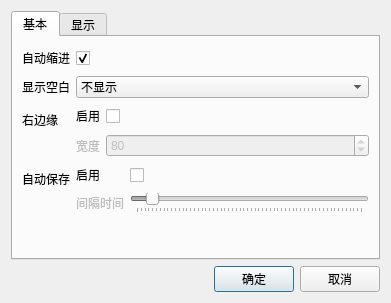
<?xml version="1.0" encoding="UTF-8"?>
<ui version="4.0">
 <class>EditorConfig</class>
 <widget class="QDialog" name="EditorConfig">
  <property name="geometry">
   <rect>
    <x>0</x>
    <y>0</y>
    <width>391</width>
    <height>303</height>
   </rect>
  </property>
  <property name="windowTitle">
   <string>编辑器选项</string>
  </property>
  <layout class="QVBoxLayout" name="verticalLayout">
   <item>
    <widget class="QTabWidget" name="tabWidget">
     <property name="currentIndex">
      <number>0</number>
     </property>
     <widget class="QWidget" name="tab">
      <attribute name="title">
       <string>基本</string>
      </attribute>
      <layout class="QFormLayout" name="formLayout">
       <item row="0" column="0">
        <widget class="QLabel" name="label">
         <property name="text">
          <string>自动缩进</string>
         </property>
        </widget>
       </item>
       <item row="0" column="1">
        <widget class="QCheckBox" name="autoIndent">
         <property name="text">
          <string>　</string>
         </property>
         <property name="checked">
          <bool>true</bool>
         </property>
        </widget>
       </item>
       <item row="1" column="0">
        <widget class="QLabel" name="label_2">
         <property name="text">
          <string>显示空白</string>
         </property>
        </widget>
       </item>
       <item row="1" column="1">
        <widget class="QComboBox" name="showWhiteSpace">
         <item>
          <property name="text">
           <string>不显示</string>
          </property>
         </item>
         <item>
          <property name="text">
           <string>所有</string>
          </property>
         </item>
         <item>
          <property name="text">
           <string>排除对齐</string>
          </property>
         </item>
        </widget>
       </item>
       <item row="2" column="0">
        <widget class="QLabel" name="label_3">
         <property name="text">
          <string>右边缘</string>
         </property>
        </widget>
       </item>
       <item row="2" column="1">
        <layout class="QFormLayout" name="formLayout_2">
         <item row="0" column="0">
          <widget class="QLabel" name="label_4">
           <property name="text">
            <string>启用</string>
           </property>
          </widget>
         </item>
         <item row="0" column="1">
          <widget class="QCheckBox" name="enableRightMargin">
           <property name="text">
            <string>　</string>
           </property>
          </widget>
         </item>
         <item row="1" column="0">
          <widget class="QLabel" name="labelMarginWidth">
           <property name="enabled">
            <bool>false</bool>
           </property>
           <property name="text">
            <string>宽度</string>
           </property>
          </widget>
         </item>
         <item row="1" column="1">
          <widget class="QSpinBox" name="marginWidth">
           <property name="enabled">
            <bool>false</bool>
           </property>
           <property name="minimum">
            <number>1</number>
           </property>
           <property name="maximum">
            <number>9999</number>
           </property>
           <property name="value">
            <number>80</number>
           </property>
          </widget>
         </item>
        </layout>
       </item>
       <item row="3" column="0">
        <widget class="QLabel" name="label_15">
         <property name="text">
          <string>自动保存</string>
         </property>
        </widget>
       </item>
       <item row="3" column="1">
        <layout class="QFormLayout" name="formLayout_5">
         <item row="0" column="0">
          <widget class="QLabel" name="label_16">
           <property name="text">
            <string>启用</string>
           </property>
          </widget>
         </item>
         <item row="0" column="1">
          <widget class="QCheckBox" name="enableAutoSave">
           <property name="text">
            <string>　</string>
           </property>
          </widget>
         </item>
         <item row="1" column="0">
          <widget class="QLabel" name="labelSaveInterval">
           <property name="enabled">
            <bool>false</bool>
           </property>
           <property name="text">
            <string>间隔时间</string>
           </property>
          </widget>
         </item>
         <item row="1" column="1">
          <widget class="QSlider" name="saveInterval">
           <property name="enabled">
            <bool>false</bool>
           </property>
           <property name="minimum">
            <number>1</number>
           </property>
           <property name="maximum">
            <number>60</number>
           </property>
           <property name="value">
            <number>5</number>
           </property>
           <property name="orientation">
            <enum>Qt::Horizontal</enum>
           </property>
           <property name="tickPosition">
            <enum>QSlider::TicksBelow</enum>
           </property>
           <property name="tickInterval">
            <number>1</number>
           </property>
          </widget>
         </item>
        </layout>
       </item>
      </layout>
     </widget>
     <widget class="QWidget" name="tab_2">
      <attribute name="title">
       <string>显示</string>
      </attribute>
      <layout class="QFormLayout" name="formLayout_6">
       <item row="0" column="0">
        <widget class="QLabel" name="label_11">
         <property name="text">
          <string>显示行号</string>
         </property>
        </widget>
       </item>
       <item row="0" column="1">
        <widget class="QCheckBox" name="showLineNumber">
         <property name="text">
          <string>　</string>
         </property>
         <property name="checked">
          <bool>true</bool>
         </property>
        </widget>
       </item>
       <item row="1" column="0">
        <widget class="QLabel" name="label_6">
         <property name="text">
          <string>高亮当前行</string>
         </property>
        </widget>
       </item>
       <item row="2" column="0">
        <widget class="QLabel" name="label_7">
         <property name="text">
          <string>字体</string>
         </property>
        </widget>
       </item>
       <item row="2" column="1">
        <layout class="QFormLayout" name="formLayout_4">
         <item row="0" column="0">
          <widget class="QLabel" name="label_12">
           <property name="text">
            <string>&lt;html&gt;&lt;head/&gt;&lt;body&gt;&lt;p&gt;字体&lt;/p&gt;&lt;/body&gt;&lt;/html&gt;</string>
           </property>
          </widget>
         </item>
         <item row="1" column="0">
          <widget class="QLabel" name="label_13">
           <property name="text">
            <string>&lt;html&gt;&lt;head/&gt;&lt;body&gt;&lt;p&gt;字号&lt;/p&gt;&lt;/body&gt;&lt;/html&gt;</string>
           </property>
          </widget>
         </item>
         <item row="1" column="1">
          <widget class="QSpinBox" name="fontSize">
           <property name="minimum">
            <number>1</number>
           </property>
           <property name="value">
            <number>20</number>
           </property>
          </widget>
         </item>
         <item row="0" column="1">
          <widget class="QFontComboBox" name="font">
           <property name="fontFilters">
            <set>QFontComboBox::MonospacedFonts</set>
           </property>
           <property name="currentFont">
            <font>
             <family>Consolas</family>
            </font>
           </property>
          </widget>
         </item>
        </layout>
       </item>
       <item row="1" column="1">
        <layout class="QFormLayout" name="formLayout_3">
         <item row="0" column="0">
          <widget class="QLabel" name="label_5">
           <property name="text">
            <string>启用</string>
           </property>
          </widget>
         </item>
         <item row="0" column="1">
          <widget class="QCheckBox" name="highlightCurrent">
           <property name="text">
            <string>　</string>
           </property>
           <property name="checked">
            <bool>true</bool>
           </property>
          </widget>
         </item>
         <item row="1" column="0">
          <widget class="QLabel" name="labelCurrentColor">
           <property name="text">
            <string>颜色</string>
           </property>
          </widget>
         </item>
         <item row="1" column="1">
          <layout class="QHBoxLayout" name="horizontalLayout_2">
           <item>
            <widget class="QLabel" name="currentColor">
             <property name="text">
              <string/>
             </property>
            </widget>
           </item>
           <item>
            <widget class="QToolButton" name="browseCurrentColor">
             <property name="text">
              <string>...</string>
             </property>
            </widget>
           </item>
          </layout>
         </item>
        </layout>
       </item>
      </layout>
     </widget>
    </widget>
   </item>
   <item>
    <layout class="QHBoxLayout" name="horizontalLayout">
     <item>
      <spacer name="horizontalSpacer">
       <property name="orientation">
        <enum>Qt::Horizontal</enum>
       </property>
       <property name="sizeHint" stdset="0">
        <size>
         <width>40</width>
         <height>20</height>
        </size>
       </property>
      </spacer>
     </item>
     <item>
      <widget class="QPushButton" name="ok">
       <property name="text">
        <string>确定</string>
       </property>
       <property name="default">
        <bool>true</bool>
       </property>
      </widget>
     </item>
     <item>
      <widget class="QPushButton" name="cancel">
       <property name="text">
        <string>取消</string>
       </property>
      </widget>
     </item>
    </layout>
   </item>
  </layout>
 </widget>
 <resources/>
 <connections>
  <connection>
   <sender>enableRightMargin</sender>
   <signal>toggled(bool)</signal>
   <receiver>labelMarginWidth</receiver>
   <slot>setEnabled(bool)</slot>
   <hints>
    <hint type="sourcelabel">
     <x>246</x>
     <y>128</y>
    </hint>
    <hint type="destinationlabel">
     <x>101</x>
     <y>161</y>
    </hint>
   </hints>
  </connection>
  <connection>
   <sender>enableRightMargin</sender>
   <signal>toggled(bool)</signal>
   <receiver>marginWidth</receiver>
   <slot>setEnabled(bool)</slot>
   <hints>
    <hint type="sourcelabel">
     <x>246</x>
     <y>128</y>
    </hint>
    <hint type="destinationlabel">
     <x>246</x>
     <y>161</y>
    </hint>
   </hints>
  </connection>
  <connection>
   <sender>enableAutoSave</sender>
   <signal>toggled(bool)</signal>
   <receiver>labelSaveInterval</receiver>
   <slot>setEnabled(bool)</slot>
   <hints>
    <hint type="sourcelabel">
     <x>261</x>
     <y>197</y>
    </hint>
    <hint type="destinationlabel">
     <x>116</x>
     <y>229</y>
    </hint>
   </hints>
  </connection>
  <connection>
   <sender>enableAutoSave</sender>
   <signal>toggled(bool)</signal>
   <receiver>saveInterval</receiver>
   <slot>setEnabled(bool)</slot>
   <hints>
    <hint type="sourcelabel">
     <x>261</x>
     <y>197</y>
    </hint>
    <hint type="destinationlabel">
     <x>261</x>
     <y>227</y>
    </hint>
   </hints>
  </connection>
  <connection>
   <sender>highlightCurrent</sender>
   <signal>toggled(bool)</signal>
   <receiver>labelCurrentColor</receiver>
   <slot>setEnabled(bool)</slot>
   <hints>
    <hint type="sourcelabel">
     <x>253</x>
     <y>97</y>
    </hint>
    <hint type="destinationlabel">
     <x>116</x>
     <y>130</y>
    </hint>
   </hints>
  </connection>
  <connection>
   <sender>highlightCurrent</sender>
   <signal>toggled(bool)</signal>
   <receiver>currentColor</receiver>
   <slot>setEnabled(bool)</slot>
   <hints>
    <hint type="sourcelabel">
     <x>253</x>
     <y>97</y>
    </hint>
    <hint type="destinationlabel">
     <x>237</x>
     <y>130</y>
    </hint>
   </hints>
  </connection>
  <connection>
   <sender>highlightCurrent</sender>
   <signal>toggled(bool)</signal>
   <receiver>browseCurrentColor</receiver>
   <slot>setEnabled(bool)</slot>
   <hints>
    <hint type="sourcelabel">
     <x>253</x>
     <y>97</y>
    </hint>
    <hint type="destinationlabel">
     <x>355</x>
     <y>130</y>
    </hint>
   </hints>
  </connection>
 </connections>
</ui>
